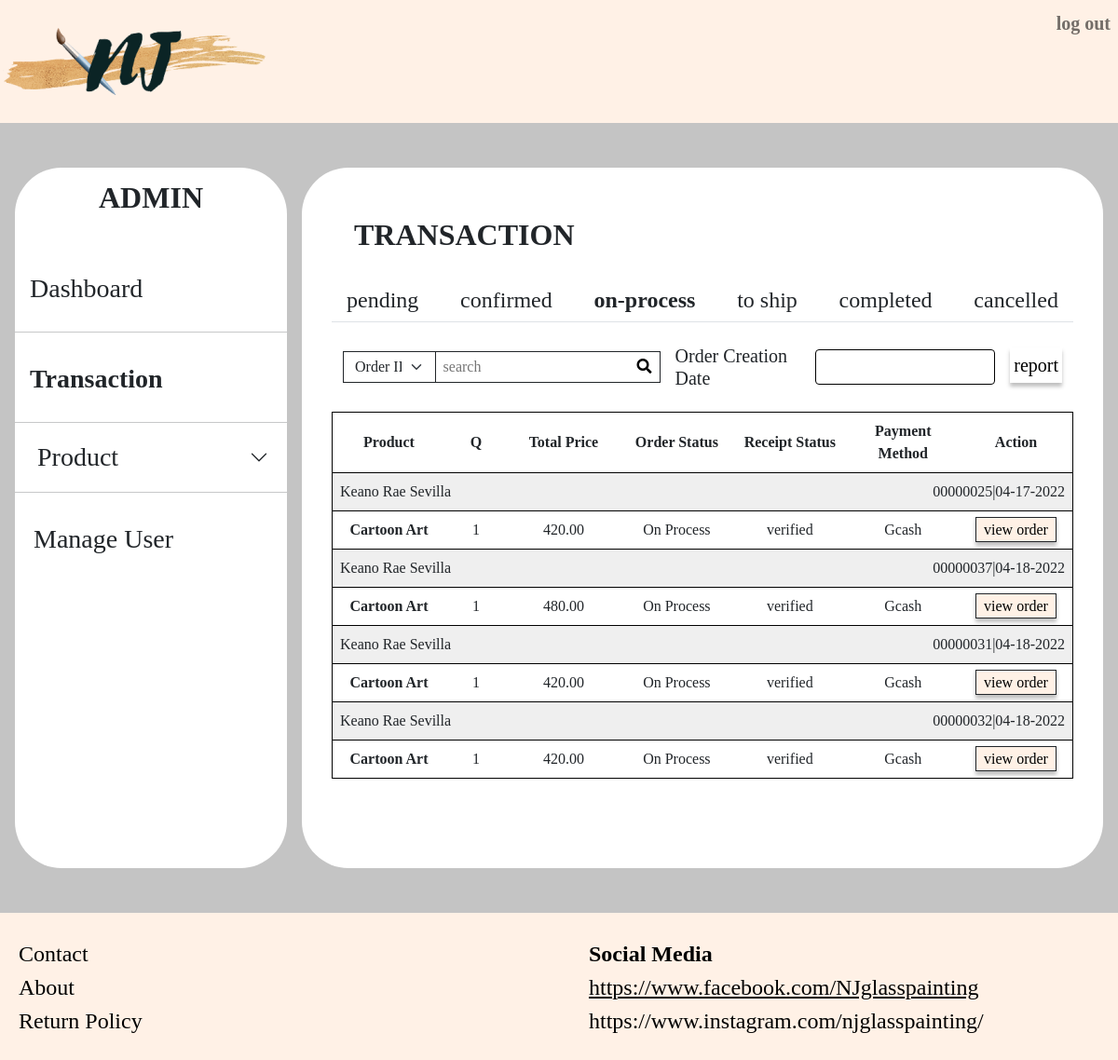
The app's page /users/admin/admin-transaction/onprocess.php (signed in) with its own data.
### tables this page shows
CREATE TABLE `orders` (
  `id` mediumint(8) UNSIGNED ZEROFILL NOT NULL,
  `customer_id` mediumint(8) UNSIGNED ZEROFILL NOT NULL,
  `receiver_name` varchar(50) NOT NULL,
  `email` varchar(50) NOT NULL,
  `shipping_address` varchar(50) NOT NULL,
  `shipping_city` varchar(50) NOT NULL,
  `ship_postal_code` varchar(50) NOT NULL,
  `contact_number` varchar(50) NOT NULL,
  `shipping_fee` decimal(7,2) NOT NULL,
  `shipping_method` varchar(50) NOT NULL,
  `message` varchar(255) NOT NULL,
  `order_status` tinyint(11) NOT NULL,
  `order_date` timestamp NOT NULL DEFAULT current_timestamp(),
  `paid_date` timestamp NULL DEFAULT NULL ON UPDATE current_timestamp(),
  `shipped_date` timestamp NULL DEFAULT NULL ON UPDATE current_timestamp()
);

CREATE TABLE `product` (
  `id` int(11) NOT NULL,
  `product_name` varchar(50) NOT NULL,
  `product_cover` varchar(50) NOT NULL,
  `product_cover_path` varchar(255) NOT NULL,
  `product_details` varchar(255) NOT NULL,
  `products_rating` varchar(50) NOT NULL,
  `1ch_price` decimal(7,2) NOT NULL,
  `2ch_price` decimal(7,2) NOT NULL,
  `add_char` decimal(7,2) NOT NULL,
  `add_dedication` decimal(7,2) NOT NULL,
  `category` varchar(100) NOT NULL
);

CREATE TABLE `order_details` (
  `id` mediumint(8) UNSIGNED ZEROFILL NOT NULL,
  `order_id` mediumint(8) UNSIGNED ZEROFILL NOT NULL,
  `product_id` int(11) NOT NULL,
  `quantity` int(11) DEFAULT 0,
  `product_price` decimal(7,2) NOT NULL,
  `add_ons` decimal(7,2) NOT NULL DEFAULT 0.00,
  `add_ons_details` varchar(200) NOT NULL,
  `uploaded_image` varchar(255) NOT NULL
);

CREATE TABLE `order_status` (
  `id` int(11) NOT NULL,
  `name` varchar(50) NOT NULL
);

CREATE TABLE `payment` (
  `id` mediumint(8) UNSIGNED ZEROFILL NOT NULL,
  `customer_id` mediumint(8) UNSIGNED ZEROFILL NOT NULL,
  `order_details_id` mediumint(8) UNSIGNED ZEROFILL NOT NULL,
  `payment_type` varchar(50) NOT NULL,
  `receipt_status` varchar(50) NOT NULL DEFAULT 'unverified',
  `uploaded_receipt` varchar(255) DEFAULT NULL,
  `total_amount` decimal(7,2) NOT NULL,
  `payment_date` timestamp NULL DEFAULT NULL ON UPDATE current_timestamp()
);

### users/admin/admin-transaction/onprocess.php (the view, shortened to what this page needs)
<?php
    include('../../../include/header.php');
    include('../../../include/navbar.php');
?>
<div class="container-fluid admin p-0">
    <br>
    <br>
    <div class="row gx-3 pb-5 px-4" style="min-height: 800px;">
        <div class="col-3 sidebar p-0 me-3">
            <p class="header text-center fw-bold fs-2 mt-2">ADMIN</p>
            <br>
            <div class="ms-1 d-flex align-items-center">
                <a class="text-reset text-decoration-none fs-3 ms-2 mb-1 w-100" href="../dashboard.php">
                    <span class="iconify fs-1 mb-1 me-1" data-icon="iwwa:dashboard"></span>Dashboard
                </a>
            </div>
            <hr>
            <div class="ms-1 d-flex align-items-center">
                <a class="text-reset text-decoration-none fw-bold fs-3 ms-2 mb-1 w-100" href="pending.php">
                    <span class="iconify fs-1 mb-1 me-1" data-icon="icon-park-outline:transaction-order"></span>Transaction
                </a>
            </div>
            <hr>
            <div class="ms-2">
                <div class="accordion" id="product-collapse">
                    <div class="accordion-item">
                        <h2 class="accordion-header" id="headingOne">
                            <button class="accordion-button fs-3 ps-2 py-1 collapsed shadow-none" type="button" data-bs-toggle="collapse" data-bs-target="#product" aria-expanded="false" aria-controls="product">
                                <span class="iconify fs-2 me-2" data-icon="bytesize:cart"></span>Product
                            </button>
                        </h2>
                    </div>
                </div>
            </div>
            <hr>
            <div class="ms-2 d-flex align-items-center">
                <a class="text-reset text-decoration-none fs-3 ms-2 mb-1 w-100" href="../manage_user.php">
                    <span class="iconify fs-1 mb-1 me-1" data-icon="ant-design:user-add-outlined"></span>Manage User
                </a>
            </div>
        </div>
        <div class="col right">
            <p class="fs-2 fw-bold mb-4 mt-5 mx-5">TRANSACTION</p>
            <div class="mx-3 mb-4">
                <div id="title" class="title d-flex justify-content-between mx-2 py-2 px-3 border-bottom">
                    <a class="text-reset text-decoration-none fst-normal h4 mb-0" href="pending.php">pending</a>
                    <a class="text-reset text-decoration-none fst-normal h4 mb-0" href="confirmed.php">confirmed</a>
                    <a class="text-reset text-decoration-none fst-normal h4 mb-0 fw-bolder" href="onprocess.php">on-process</a>
                    <a class="text-reset text-decoration-none fst-normal h4 mb-0" href="ship.php">to ship</a>
                    <a class="text-reset text-decoration-none fst-normal h4 mb-0" href="complete.php">completed</a>
                    <a class="text-reset text-decoration-none fst-normal h4 mb-0" href="cancelled.php">cancelled</a>
                </div>
            </div>
            <div class="row m-4">
                <div class="button-group d-flex align-items-center">
                    <div>
                        <select class="form-select shadow-none border-dark border-end-0 rounded-0 py-1" name="sort" aria-label="Floating label select example">
                            <option selected>Order ID</option>
                        </select>
                    </div>
                    <div class="d-flex me-3">
                        <input type="search" class="ps-2 py-1 border border-dark border-end-0" placeholder="search">
                        <button type="button" class="border border-dark border-start-0"><span><i class="fas fa-search mx-2"></i></span></button>
                    </div>
                    <h5 class="mb-0 me-4 lh-normal">Order Creation Date</h5>
                    <div class="col-3 me-3">
                        <input class="form-control" type="text">
                    </div>
                    <div class="mb-1" style="font-size: 20px;">
                        <button type="button" class="p-1 border-0 btn-pink btn-shadow">
                            <span class="iconify" data-icon="bxs:download"></span>report
                        </button>
                    </div>
                </div>
            </div>
            <div class="row mx-4">
                <table class="table table-responsive">
                    <thead align="center" class="align-middle">
                        <tr>
                            <th scope="col">Product</th>
                            <th scope="col" class="col-1">Q</th>
                            <th scope="col">Total Price</th>
                            <th scope="col">Order Status</th>
                            <th scope="col">Receipt Status</th>
                            <th scope="col">Payment Method</th>
                            <th scope="col">Action</th>
                        </tr>
                    </thead>
                    <tbody>
                        <tr>
                            <?php
                                $database = new Connection();
                                $db = $database->open();
                                try{
                                    $sql = "SELECT CONCAT(u.first_name,' ',u.last_name) AS fullname, product_name, o.id, od.quantity, (od.product_price*od.quantity) as total, os.name, pm.receipt_status, DATE_FORMAT(o.order_date, '%m-%d-%Y') as date
                                            FROM orders o JOIN order_details od JOIN user u JOIN product p JOIN order_status os JOIN payment pm
                                            ON o.id=od.order_id AND o.customer_id=u.id AND p.id=od.product_id AND o.order_status=os.id AND od.id = pm.order_details_id
                                            WHERE o.order_status=6
                                            ORDER BY pm.receipt_status DESC";
                                    foreach ($db->query($sql) as $row) {
                            ?>
                            <tr style="background: rgba(196, 196, 196, 0.28);">
                                <td colspan="5"><?php echo $row['fullname']; ?></td>
                                <td class="text-end" colspan="2"><?php echo $row['id']."|".$row['date']; ?></td>
                            </tr>
                            <tr align="center">
                                <th scope="row"><?php echo $row['product_name'] ?></th>
                                <td><?php echo $row['quantity']; ?></td>
                                <td><?php echo $row['total']; ?></td>
                                <td><?php echo $row['name'] ?></td>
                                <td><?php echo $row['receipt_status'] ?></td>
                                <td>Gcash</td>
                                <td>
                                    <a href="orderdetails.php?vieworder=<?php echo $row['id']; ?>"
                                        class="text-reset text-decoration-none px-2 py-1 border border-dark btn-pink btn-shadow">
                                        view order
                                    </a>
                                </td>
                            </tr>
                        </tr>
                        <?php
                            }
                        }
                        catch(PDOException $e){
                            echo "There is some problem in connection: " . $e->getMessage();
                        }
                    ?>
                    </tbody>
                </table>
            </div>
        </div>
    </div>
</div>
<?php include('../../../include/footer.php'); ?>

### assets/css/css/all.css (style rules this page uses)
.fa, .fas, .far, .fal, .fad, .fab { -moz-osx-font-smoothing: grayscale; -webkit-font-smoothing: antialiased; display: inline-block; font-style: normal; font-variant: normal; text-rendering: auto; line-height: 1; }
.fa-search:before { content: "\f002"; }
.fa, .fas { font-family: 'Font Awesome 5 Free'; font-weight: 900; }

### assets/css/styles.css (style rules this page uses)
* { margin: 0; padding: 0; box-sizing: border-box; font-family: Calibri; }
body { overflow-x: hidden; }
.btn-pink { background-color: #FFF1E6 !important; color: #000 !important; font-weight: 400; font-style: normal; }
.btn-shadow { box-shadow: 0px 4px 4px rgba(0, 0, 0, 0.25); }
.accordion-button:after { float: right; color: #000 !important; }
.accordion-item { border: 1px solid #000; }
a { cursor: pointer; }
.shipping-info .form-control, .admin .form-control { border: 1px solid #000; box-shadow: none; }
.admin { background-color: #C4C4C4; }
.sidebar, .admin .right { background: #fff; border-radius: 50px; }
.admin .accordion-item { border: none; width: 100%; }
.admin .button-group input { outline: none; }
.admin .button-group button { background-color: #fff !important; }
.admin table tr { border: 1px solid #000; }
.table { table-layout: fixed; }

### records on screen
orders: fullname "Keano Rae Sevilla", id "00000025", date "04-17-2022", product.product_name "Cartoon Art", order_details.quantity "1", total "420.00", order_status.name "On Process", payment.receipt_status "verified"
orders: fullname "Keano Rae Sevilla", id "00000037", date "04-18-2022", product.product_name "Cartoon Art", order_details.quantity "1", total "480.00", order_status.name "On Process", payment.receipt_status "verified"
orders: fullname "Keano Rae Sevilla", id "00000031", date "04-18-2022", product.product_name "Cartoon Art", order_details.quantity "1", total "420.00", order_status.name "On Process", payment.receipt_status "verified"
orders: fullname "Keano Rae Sevilla", id "00000032", date "04-18-2022", product.product_name "Cartoon Art", order_details.quantity "1", total "420.00", order_status.name "On Process", payment.receipt_status "verified"
